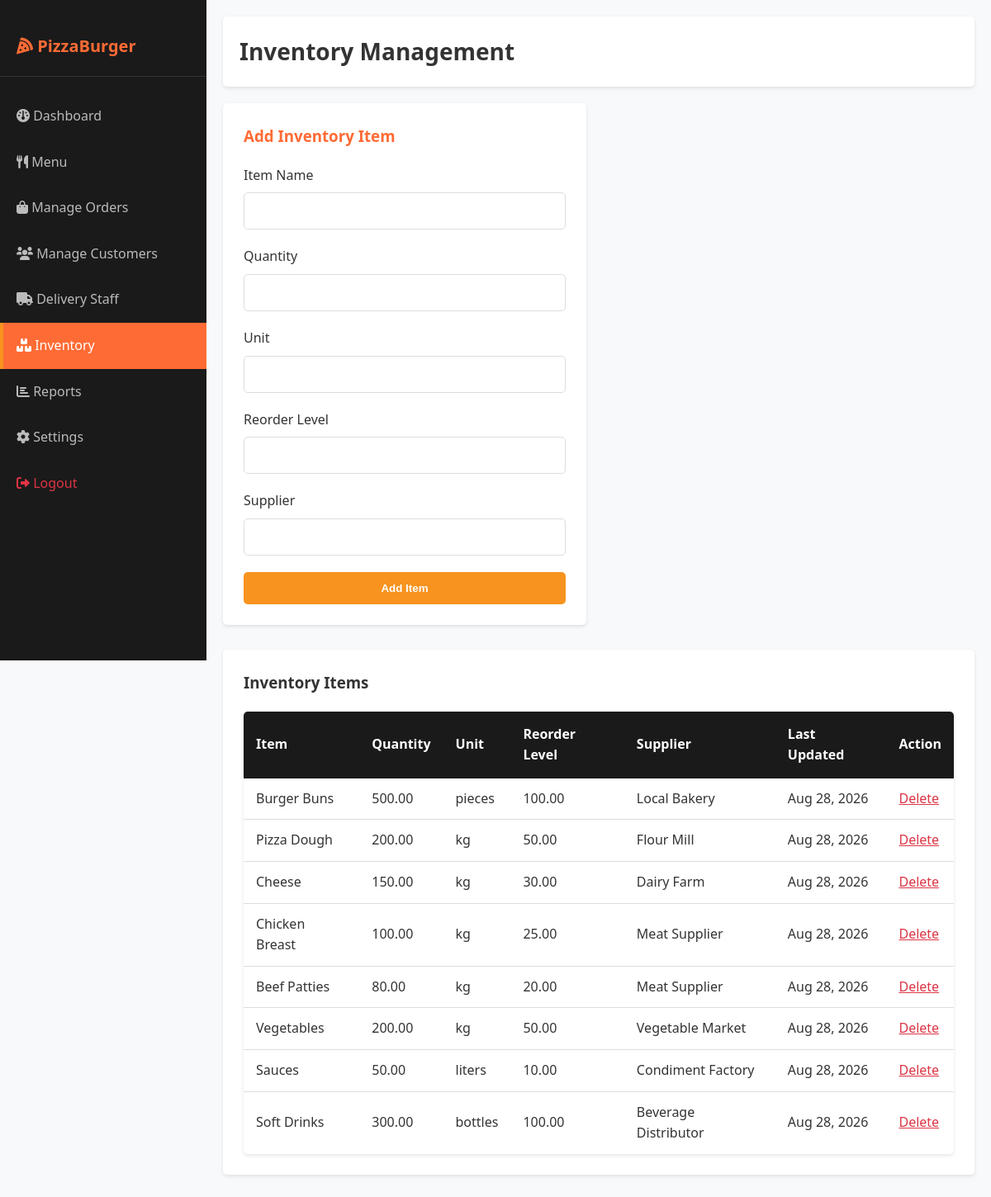
Page /admin/manage-inventory.php (signed in) on the committed database.
### tables this page shows
CREATE TABLE IF NOT EXISTS inventory (
    id INT PRIMARY KEY AUTO_INCREMENT,
    item_name VARCHAR(100) NOT NULL,
    quantity DECIMAL(10, 2) NOT NULL,
    unit VARCHAR(50) NOT NULL,
    reorder_level DECIMAL(10, 2) DEFAULT 10,
    supplier VARCHAR(100),
    last_updated TIMESTAMP DEFAULT CURRENT_TIMESTAMP ON UPDATE CURRENT_TIMESTAMP,
    INDEX idx_item_name (item_name)
);

### backend/classes/Database.php (called while the page is built, shortened)
<?php
class Database {
    private $conn;
    public function __construct($connection) {
        $this->conn = $connection;
    }
    public function select($query, $params = []) {
        $stmt = $this->conn->prepare($query);
        if (!$stmt->execute()) {
            return ['success' => false, 'message' => 'Query execution failed: ' . $stmt->error];
        }
        $result = $stmt->get_result();
        $data = [];
        while ($row = $result->fetch_assoc()) {
            $data[] = $row;
        }
        return ['success' => true, 'data' => $data];
    }
}
?>

### admin/manage-inventory.php (the view, shortened to what this page needs)
<?php
require_once '../backend/includes/init.php';
$db = new Database($conn);
$inventory_result = $db->select('SELECT * FROM inventory ORDER BY last_updated DESC');
$inventory_items = $inventory_result['data'] ?? [];
?>
<!DOCTYPE html>
<html lang="en">
<head>
    <link rel="stylesheet" href="<?php echo SITE_URL; ?>css/style.css">
    <link rel="stylesheet" href="https://cdnjs.cloudflare.com/ajax/libs/font-awesome/6.0.0/css/all.min.css">
</head>
<body>
<div class="admin-container">
    <aside class="sidebar">
        <div class="sidebar-logo">
            <i class="fas fa-pizza-slice"></i> PizzaBurger
        </div>
        <ul class="sidebar-menu">
            <li><a href="dashboard.php"><i class="fas fa-dashboard"></i> Dashboard</a></li>
            <li><a href="menu.php"><i class="fas fa-utensils"></i> Menu</a></li>
            <li><a href="manage-orders.php"><i class="fas fa-shopping-bag"></i> Manage Orders</a></li>
            <li><a href="manage-customers.php"><i class="fas fa-users"></i> Manage Customers</a></li>
            <li><a href="manage-delivery.php"><i class="fas fa-truck"></i> Delivery Staff</a></li>
            <li><a href="manage-inventory.php" class="active"><i class="fas fa-boxes"></i> Inventory</a></li>
            <li><a href="reports.php"><i class="fas fa-chart-bar"></i> Reports</a></li>
            <li><a href="settings.php"><i class="fas fa-cog"></i> Settings</a></li>
            <li><a href="logout.php" style="color: #dc3545 !important;"><i class="fas fa-sign-out-alt"></i> Logout</a></li>
        </ul>
    </aside>
    <main class="main-content">
        <div class="admin-header">
            <h1>Inventory Management</h1>
        </div>
        <div class="row cols-3" style="gap: 30px; margin-bottom: 40px;">
            <div style="background: white; padding: 25px; border-radius: 5px; box-shadow: 0 2px 4px rgba(0,0,0,0.1);">
                <h3 style="margin-bottom: 20px; color: #FF6B35;">Add Inventory Item</h3>
                <form method="POST">
                    <div class="form-group">
                        <label>Item Name</label>
                        <input type="text" name="item_name" required>
                    </div>
                    <div class="form-group">
                        <label>Quantity</label>
                        <input type="number" name="quantity" step="0.01" required>
                    </div>
                    <div class="form-group">
                        <label>Unit</label>
                        <input type="text" name="unit" required>
                    </div>
                    <div class="form-group">
                        <label>Reorder Level</label>
                        <input type="number" name="reorder_level" step="0.01" required>
                    </div>
                    <div class="form-group">
                        <label>Supplier</label>
                        <input type="text" name="supplier">
                    </div>
                    <button type="submit" name="add_item" class="btn-secondary" style="width: 100%;">Add Item</button>
                </form>
            </div>
            <div style="background: white; padding: 25px; border-radius: 5px; box-shadow: 0 2px 4px rgba(0,0,0,0.1); grid-column: span 2; overflow-x: auto;">
                <h3 style="margin-bottom: 20px;">Inventory Items</h3>
                <table class="table">
                    <thead>
                        <tr>
                            <th>Item</th>
                            <th>Quantity</th>
                            <th>Unit</th>
                            <th>Reorder Level</th>
                            <th>Supplier</th>
                            <th>Last Updated</th>
                            <th>Action</th>
                        </tr>
                    </thead>
                    <tbody>
                        <?php if (!empty($inventory_items)): ?>
                            <?php foreach ($inventory_items as $item): ?>
                                <tr>
                                    <td><?php echo htmlspecialchars($item['item_name']); ?></td>
                                    <td><?php echo $item['quantity']; ?></td>
                                    <td><?php echo htmlspecialchars($item['unit']); ?></td>
                                    <td><?php echo $item['reorder_level']; ?></td>
                                    <td><?php echo htmlspecialchars($item['supplier']); ?></td>
                                    <td><?php echo date('M d, Y', strtotime($item['last_updated'])); ?></td>
                                    <td>
                                        <a href="?delete=<?php echo $item['id']; ?>" onclick="return confirm('Delete this item?');" style="color: #dc3545;">Delete</a>
                                    </td>
                                </tr>
                            <?php endforeach; ?>
                        <?php else: ?>
                            <tr>
                                <td colspan="7" style="text-align: center; padding: 30px; color: #666;">No inventory items found.</td>
                            </tr>
                        <?php endif; ?>
                    </tbody>
                </table>
            </div>
        </div>
    </main>
</div>
</body>
</html>

### css/style.css (style rules this page uses)
* { margin: 0; padding: 0; box-sizing: border-box; }
:root { --primary-color: #FF6B35; --secondary-color: #F7931E; --dark-color: #1a1a1a; --light-color: #f8f9fa; --text-color: #333; --border-color: #ddd; --success-color: #28a745; --danger-color: #dc3545; --warning-color: #ffc107; --info-color: #17a2b8; }
html, body { font-family: 'Segoe UI', Tahoma, Geneva, Verdana, sans-serif; background-color: var(--light-color); color: var(--text-color); line-height: 1.6; }
.btn-secondary { padding: 12px 30px; background: var(--secondary-color); color: white; border: none; border-radius: 5px; cursor: pointer; font-weight: bold; transition: all 0.3s; text-decoration: none; display: inline-block; }
.row { display: grid; gap: 20px; }
.row.cols-3 { grid-template-columns: repeat(auto-fit, minmax(300px, 1fr)); }
.form-group { margin-bottom: 20px; }
label { display: block; margin-bottom: 8px; font-weight: 500; color: var(--text-color); }
input[type="text"], input[type="email"], input[type="password"], input[type="phone"], input[type="number"], textarea, select { width: 100%; padding: 12px; border: 1px solid var(--border-color); border-radius: 5px; font-family: inherit; font-size: 14px; transition: border-color 0.3s; }
.table { width: 100%; border-collapse: collapse; background: white; border-radius: 5px; overflow: hidden; box-shadow: 0 2px 4px rgba(0,0,0,0.1); }
.table thead { background: var(--dark-color); color: white; }
.table th { padding: 15px; text-align: left; font-weight: 600; }
.table td { padding: 12px 15px; border-bottom: 1px solid var(--border-color); }
.table tbody tr:last-child td { border-bottom: none; }
.admin-container { display: flex; min-height: 100vh; }
.sidebar { width: 250px; background: var(--dark-color); color: white; padding: 20px 0; position: fixed; left: 0; top: 0; height: 100vh; overflow-y: auto; }
.sidebar-logo { padding: 20px; border-bottom: 1px solid #333; margin-bottom: 20px; font-size: 20px; font-weight: bold; color: var(--primary-color); }
.sidebar-menu { list-style: none; }
.sidebar-menu li { margin: 0; }
.sidebar-menu a { display: block; padding: 15px 20px; color: #bbb; text-decoration: none; transition: all 0.3s; }
.sidebar-menu a:hover, .sidebar-menu a.active { background: var(--primary-color); color: white; border-left: 4px solid var(--secondary-color); padding-left: 16px; }
.main-content { flex: 1; margin-left: 250px; padding: 20px; }
.admin-header { background: white; padding: 20px; border-radius: 5px; margin-bottom: 20px; display: flex; justify-content: space-between; align-items: center; box-shadow: 0 2px 4px rgba(0,0,0,0.1); }
.admin-header h1 { font-size: 28px; margin: 0; }

### rows in the picture
inventory: item_name "Burger Buns", quantity "500.00", unit "pieces", reorder_level "100.00", supplier "Local Bakery", last_updated "Aug 28, 2026"
inventory: item_name "Pizza Dough", quantity "200.00", unit "kg", reorder_level "50.00", supplier "Flour Mill", last_updated "Aug 28, 2026"
inventory: item_name "Cheese", quantity "150.00", unit "kg", reorder_level "30.00", supplier "Dairy Farm", last_updated "Aug 28, 2026"
inventory: item_name "Chicken Breast", quantity "100.00", unit "kg", reorder_level "25.00", supplier "Meat Supplier", last_updated "Aug 28, 2026"
inventory: item_name "Beef Patties", quantity "80.00", unit "kg", reorder_level "20.00", supplier "Meat Supplier", last_updated "Aug 28, 2026"
inventory: item_name "Vegetables", quantity "200.00", unit "kg", reorder_level "50.00", supplier "Vegetable Market", last_updated "Aug 28, 2026"
inventory: item_name "Sauces", quantity "50.00", unit "liters", reorder_level "10.00", supplier "Condiment Factory", last_updated "Aug 28, 2026"
inventory: item_name "Soft Drinks", quantity "300.00", unit "bottles", reorder_level "100.00", supplier "Beverage Distributor", last_updated "Aug 28, 2026"
